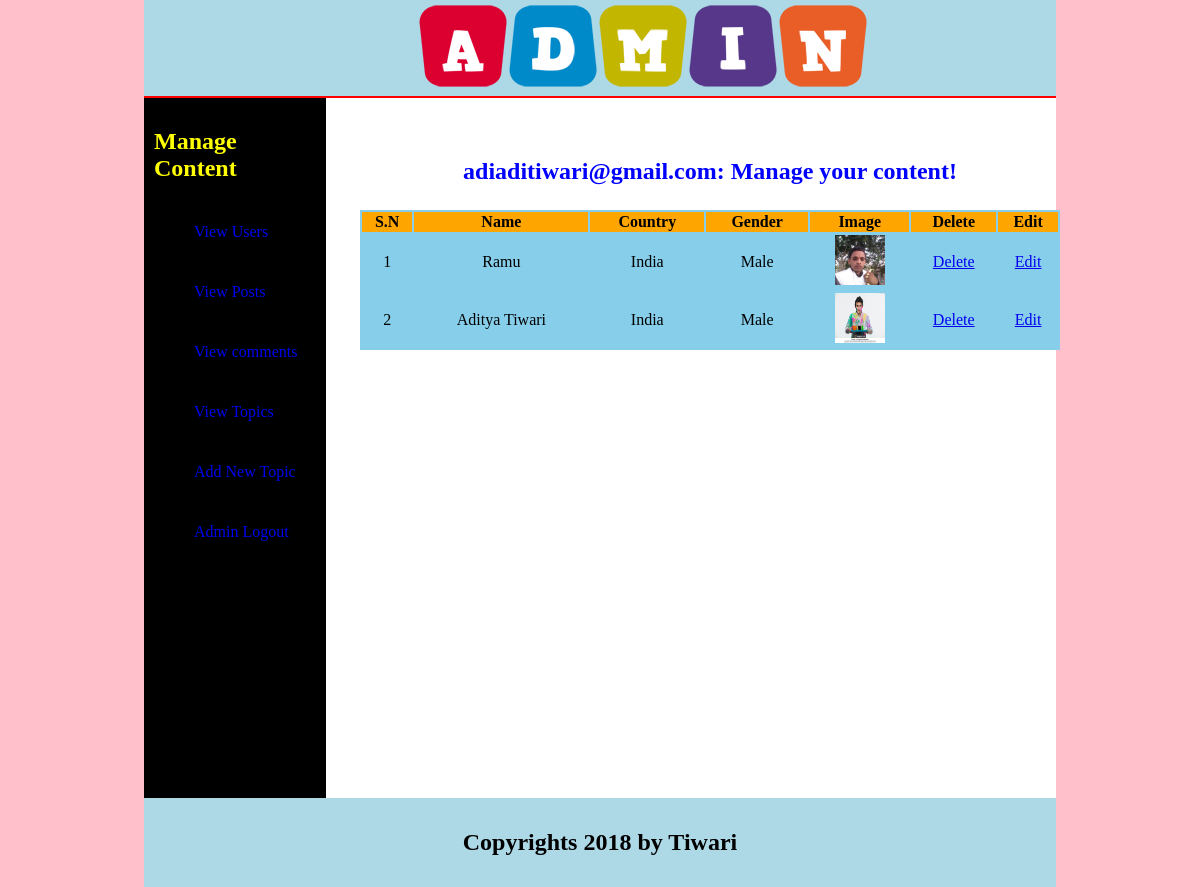
Page /admin/index.php?view_users (signed in) on the committed database.
### tables this page shows
CREATE TABLE IF NOT EXISTS `users` (
  `user_id` int(11) NOT NULL AUTO_INCREMENT,
  `user_name` varchar(255) NOT NULL,
  `user_pass` varchar(255) NOT NULL,
  `user_email` varchar(255) NOT NULL,
  `user_country` text NOT NULL,
  `user_gender` text NOT NULL,
  `user_birthday` text NOT NULL,
  `user_image` text NOT NULL,
  `user_reg_date` text NOT NULL,
  `user_last_login` text NOT NULL,
  `status` text NOT NULL,
  `ver_code` int(100) NOT NULL,
  `posts` text NOT NULL,
  PRIMARY KEY (`user_id`)
);

### admin/includes/view_users.php (the view, shortened to what this page needs)
<table align="center" width="700" bgcolor="skyblue">
	<tr bgcolor="orange" border="1">
       <th>S.N</th>
       <th>Name</th>
       <th>Country</th>
       <th>Gender</th>
       <th>Image</th>
       <th>Delete</th>
       <th>Edit</th>
	</tr>
<?php
  include("includes/connection.php");
  $sel_users="select * from users ORDER by 1 DESC";
  $run_users=mysqli_query($con,$sel_users);
  $i=0;
  while($row_users=mysqli_fetch_array($run_users)){
  	$user_id=$row_users['user_id'];
  	$user_name=$row_users['user_name'];
  	$user_country=$row_users['user_country'];
  	$user_gender=$row_users['user_gender'];
  	$user_image=$row_users['user_image'];
  	$i++;
?>
<tr align="center">
	<td><?php echo $i; ?></td>
	<td><?php echo $user_name; ?></td>
	<td><?php echo $user_country; ?></td>
	<td><?php echo $user_gender; ?></td>
	<td><img src="../images/<?php echo $user_image; ?>" width='50' height='50'/></td>
	<td><a href="delete_user.php?delete=<?php echo $user_id; ?>">Delete</a></td>
	<td><a href="index.php?view_users&edit=<?php echo $user_id; ?>">Edit</a></td>
</tr>
<?php } ?>
</table>

### admin/admin_style.css (style rules this page uses)
body { background-color: pink; padding: 0; margin: 0; }
* { box-sizing: border-box; }

### rows in the picture
users: user_name "Ramu", user_country "India", user_gender "Male", user_image (picture)
users: user_name "Aditya Tiwari", user_country "India", user_gender "Male", user_image (picture)

### other values in the picture
$_SESSION['admin_email'] "adiaditiwari@gmail.com"
